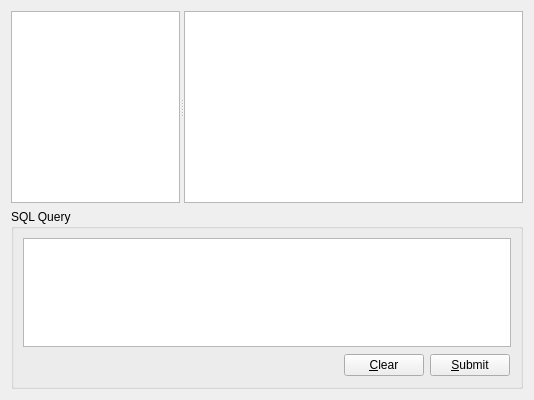
     <widget class="QWidget" name="p1_sqlBrowser">
      <layout class="QGridLayout" name="gridLayout_2">
       <item row="0" column="0">
        <widget class="QSplitter" name="splitter">
         <property name="orientation">
          <enum>Qt::Horizontal</enum>
         </property>
         <widget class="ConnectionWidget" name="connectionWidget">
          <property name="sizePolicy">
           <sizepolicy hsizetype="Ignored" vsizetype="Expanding">
            <horstretch>1</horstretch>
            <verstretch>0</verstretch>
           </sizepolicy>
          </property>
         </widget>
         <widget class="QTableView" name="table">
          <property name="sizePolicy">
           <sizepolicy hsizetype="Expanding" vsizetype="Expanding">
            <horstretch>2</horstretch>
            <verstretch>0</verstretch>
           </sizepolicy>
          </property>
          <property name="contextMenuPolicy">
           <enum>Qt::ActionsContextMenu</enum>
          </property>
          <property name="selectionBehavior">
           <enum>QAbstractItemView::SelectRows</enum>
          </property>
         </widget>
        </widget>
       </item>
       <item row="1" column="0">
        <widget class="QGroupBox" name="groupBox">
         <property name="sizePolicy">
          <sizepolicy hsizetype="Preferred" vsizetype="MinimumExpanding">
           <horstretch>0</horstretch>
           <verstretch>0</verstretch>
          </sizepolicy>
         </property>
         <property name="maximumSize">
          <size>
           <width>16777215</width>
           <height>180</height>
          </size>
         </property>
         <property name="title">
          <string>SQL Query</string>
         </property>
         <layout class="QVBoxLayout">
          <property name="spacing">
           <number>6</number>
          </property>
          <property name="margin">
           <number>9</number>
          </property>
          <item>
           <widget class="QTextEdit" name="sqlEdit">
            <property name="sizePolicy">
             <sizepolicy hsizetype="Expanding" vsizetype="MinimumExpanding">
              <horstretch>0</horstretch>
              <verstretch>0</verstretch>
             </sizepolicy>
            </property>
            <property name="minimumSize">
             <size>
              <width>0</width>
              <height>18</height>
             </size>
            </property>
            <property name="baseSize">
             <size>
              <width>0</width>
              <height>120</height>
             </size>
            </property>
           </widget>
          </item>
          <item>
           <layout class="QHBoxLayout">
            <property name="spacing">
             <number>6</number>
            </property>
            <property name="margin">
             <number>1</number>
            </property>
            <item>
             <spacer>
              <property name="orientation">
               <enum>Qt::Horizontal</enum>
              </property>
              <property name="sizeHint" stdset="0">
               <size>
                <width>40</width>
                <height>20</height>
               </size>
              </property>
             </spacer>
            </item>
            <item>
             <widget class="QPushButton" name="clearButton">
              <property name="text">
               <string>&amp;Clear</string>
              </property>
             </widget>
            </item>
            <item>
             <widget class="QPushButton" name="submitButton">
              <property name="text">
               <string>&amp;Submit</string>
              </property>
             </widget>
            </item>
           </layout>
          </item>
         </layout>
        </widget>
       </item>
      </layout>
     </widget>
